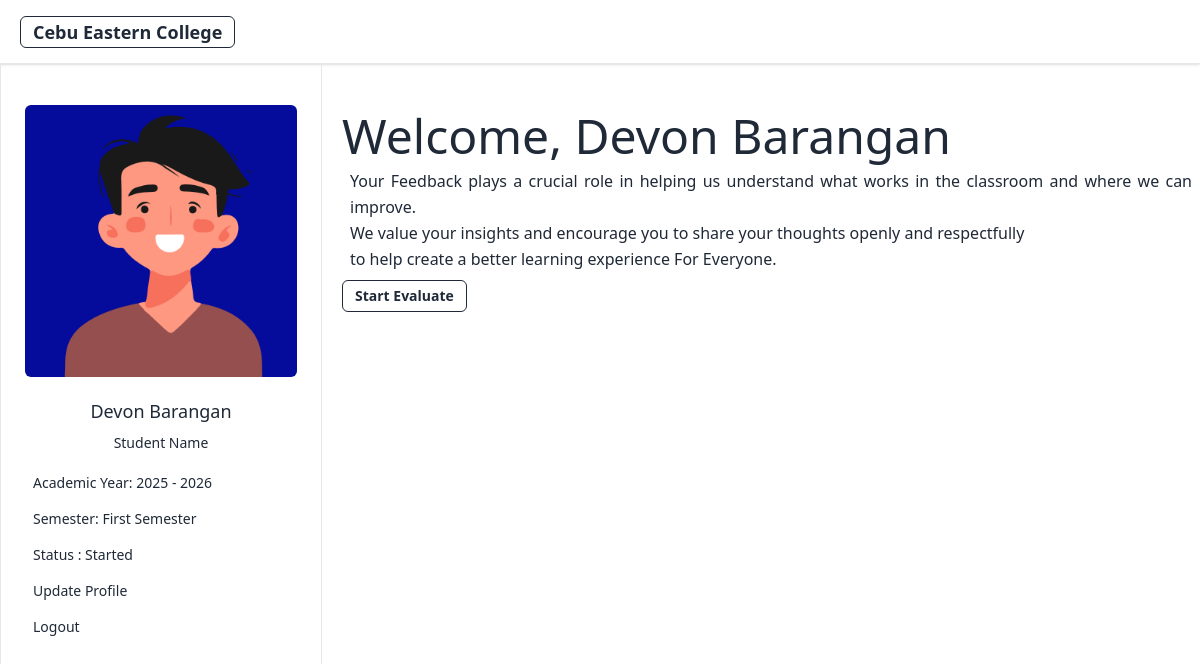
The app's page /student/student_dashboard.php (signed in) with its own data.
### tables this page shows
CREATE TABLE `tblstudent` (
  `student_id` int(11) NOT NULL,
  `school_id` int(11) NOT NULL,
  `name` varchar(255) NOT NULL,
  `email` varchar(255) NOT NULL,
  `department_id` int(11) NOT NULL,
  `password` varchar(255) NOT NULL,
  `year_level` int(11) NOT NULL,
  `image` varchar(255) NOT NULL
);

### student/student_dashboard.php (the view, shortened to what this page needs)
<?php
include('../database/models/dbconnect.php');
?>
<?php
$student_id = $_SESSION['school_id'];
$sql = "SELECT * FROM `tblstudent` WHERE school_id = $student_id";
$result = mysqli_query($conn, $sql);
$row = mysqli_fetch_assoc($result);
$fullname = $row['name'];
?>
<!DOCTYPE html>
<html lang="en">
<head>
  <script src="https://cdn.tailwindcss.com"></script>
  <link href="https://cdn.jsdelivr.net/npm/daisyui@4.12.23/dist/full.min.css" rel="stylesheet" type="text/css" />
</head>
<body>
  <header>
    <div class="grid grid-cols-1 md:grid-rows-1">
      <div class="navbar bg-base-100 flex justify-start items-center p-5 border-b shadow h-16">
        <div>
          <a class="btn btn-sm   btn-neutral btn-outline text-lg rounded-md" href="../student/student_dashboard.php">Cebu Eastern College</a>
        </div>
      </div>
    </div>
  </header>
  <main class="flex gap-5">
    <aside>
      <div class="drawer lg:drawer-open">
        <div class="drawer-side w-full border">
          <ul class="menu text-base-content min-h-full w-80 p-4">
            <li>
              <div class="flex justify-center items-center p-2 w-full">
                <img id="image-preview"
                  src="../upload/pics/<?php echo htmlspecialchars($row['image']); ?>"
                  alt="Image Preview"
                  class="w-full max-w-xs sm:max-w-sm md:max-w-md lg:max-w-lg xl:max-w-xl h-auto object-cover mt-4 rounded-md">
              </div>
              <div class="flex flex-col justify-center items-center w-full p-3">
                <div class="text-center text-lg"><?php echo $fullname; ?></div>
                <div class="text-sm">Student Name</div>
              </div>
            </li>
            <li>
              <?php if (isset($_SESSION['name'])): ?>
                <p>Academic Year: <?= htmlspecialchars($_SESSION['school_year'] === "Not Set" ? "Not Set" : $_SESSION['school_year']) ?></p>
                <p>Semester: <?= $_SESSION['semester'] == '1' ? 'First Semester' : ($_SESSION['semester'] == '2' ? 'Second Semester' : 'Not Yet Started') ?></p>
                <p>Status : <?= htmlspecialchars($_SESSION['is_status']) ?></p>
              <?php else: ?>
                <p>Academic year and semester not set. Please set the active semester.</p>
              <?php endif; ?>
            </li>
            <li>
              <a href="../student/update_student.php?update_student_id=<?= $_SESSION['school_id'] ?>" class="cursor-pointer text-sm hover:text-blue-600">
                Update Profile
              </a>
            </li>
            <li>
              <a href="../logout.php" class="cursor-pointer text-sm hover:text-red-600">
                Logout
              </a>
            </li>
          </ul>
        </div>
      </div>
    </aside>
    <section>
      <h2 class="text-5xl"> <br>Welcome, <?= htmlspecialchars($_SESSION['name']) ?></h2>
      <p class="text-justify leading-relaxed m-2">
        Your Feedback plays a crucial role in helping us understand what works in the classroom and where we can improve. <br>
        We value your insights and encourage you to share your thoughts openly and respectfully <br>
        to help create a better learning experience For Everyone.
      </p>
      <a href="../student/manage_evaluation.php?student_id=<?php echo $_SESSION['school_id']; ?>" class="btn btn-sm btn-outline rounded-md">
        Start Evaluate
      </a>
    </section>
  </main>
</body>
</html>

### records on screen
tblstudent: image (picture), name "Devon Barangan"

### other values on screen
$_SESSION['is_status'] "Started"
$_SESSION['name'] "Devon Barangan"
